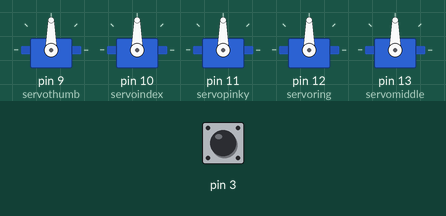
Bench run of a sketch on a simulated Arduino Uno, built with avr-gcc and run on an emulated ATmega328P. Shown: 5 × servo. The test bench sets the inputs (shaded band); at power-on: pin 3 HIGH.

Above: at 0.8 s.
0.9 s: pin 3 pulled LOW for 0.15 s
At 2.1 s:
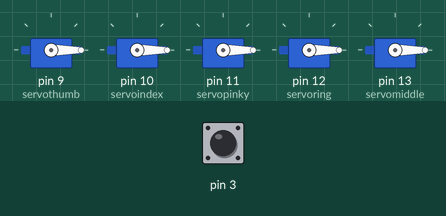
Timing chart, 0 to 3.9 s (numbered marks = the images above; inputs shaded):
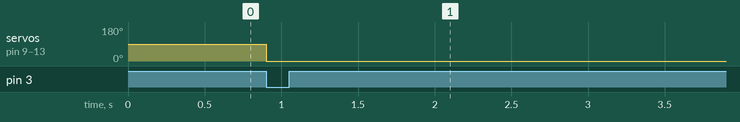

Measured:
- after the input at 0.9 s, servo on pin 9 (servothumb), servo on pin 10 (servoindex), servo on pin 11 (servopinky), servo on pin 12 (servoring), servo on pin 13 (servomiddle): 90° → 0° at once

The sketch:

robothand.ino
```cpp
#include <Servo.h>

Servo servothumb;
Servo servoindex;
Servo servomiddle;
Servo servoring;
Servo servopinky;

char number[50];
char c;
int state = 0;
String myStringRec;
int stringCounter = 0;
bool stringCounterStart = false;
String myRevivedString;
int stringLength = 6;

int servoPinky,servoMiddle,servoIndex,servoThumb,servoRing;
int myVals[] ={0,0,0,0,0} ;

int myButton= 3;
bool portable;

void setup() {
  pinMode(3, INPUT_PULLUP);
  Serial.begin(9600);
  servothumb.attach(9);
  servoindex.attach(10);
  servopinky.attach(11);
  servoring.attach(12);
  servomiddle.attach(13);
  myButton = digitalRead(3);
  while(myButton == 1){
    if(myButton == 0){break;}
    myButton = digitalRead(3);
    }
}

void loop() {


receiveData();
if (servoPinky ==1){  servopinky.write(180);}else{servopinky.write(0);}
if (servoIndex ==1){  servoindex.write(180);}else{servoindex.write(0);}
if (servoMiddle ==1){  servomiddle.write(180);}else{servomiddle.write(0);}
if (servoThumb ==1){  servothumb.write(180);}else{servothumb.write(0);}
if (servoRing ==1){  servoring.write(180);}else{servoring.write(0);}


}

void allON(){

servopinky.write(180);
servoindex.write(180);
servomiddle.write(180);
servothumb.write(180);
servoring.write(180);

  }


void allOFF(){

servopinky.write(0);
servoindex.write(0);
servomiddle.write(0);
servothumb.write(0);
servoring.write(0);
}


void receiveData() {
  int i = 0;
  while (Serial.available()) {
   char c = Serial.read();

    if (c == '$') {
      stringCounterStart = true;
    }
    if (stringCounterStart == true )
    {
      if (stringCounter < stringLength)
      {
        myRevivedString = String(myRevivedString + c);
        stringCounter++;
      }
      if (stringCounter >= stringLength) {
        stringCounter = 0; stringCounterStart = false;
        servoPinky = myRevivedString.substring(1, 2).toInt();
        servoRing = myRevivedString.substring(2, 3).toInt();
        servoMiddle = myRevivedString.substring(3, 4).toInt();
        servoIndex = myRevivedString.substring(4, 5).toInt();
        servoThumb = myRevivedString.substring(5, 6).toInt();
//        Serial.print(servoPinky);
//        Serial.print(" ");
//        Serial.print(servoRing);
//        Serial.print(" ");
//        Serial.print(servoMiddle);
//        Serial.print(" ");
//        Serial.print(servoIndex);
//        Serial.print(" ");
//        Serial.println(servoThumb);
        myRevivedString = "";
      }
    }
  }
}
```
